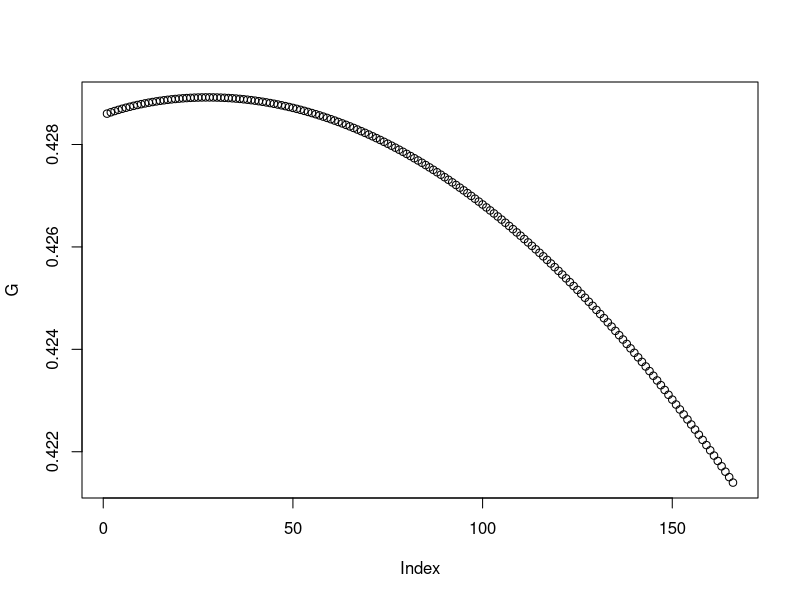

This figure's R source:
#Solve for optimal lobby effort under DGH97-style model with obj fcn W + e

#reserve space for loop output
tau = seq(0.001,.166,0.001) #this will be counter variable in loop
PSx = matrix(NA,length(tau),1)
CSx = matrix(NA,length(tau),1)
TR = matrix(NA,length(tau),1)
PSy = matrix(NA,length(tau),1)
CSy = matrix(NA,length(tau),1)

#calculate producer surplus, consumer surplus, tariff revenue for each possible
#value of the tariff on the grid (just above zero to prohibitive tariff 1/6)
for (j in 1:length(tau)) {
  t = tau[j]

  PSx[j] = ((2 +2*t)^2)/49
  CSx[j] = .5*((3 -4*t)^2)/49
  TR[j] = (t - 6*t^2)/7
  CSy[j] = ((3 +3*t)^2)/98
  PSy[j] = ((4 -3*t)^2)/98
}

#Calculations for when lobby has all the bargaining power

#calculate government welfare when tau = 0 (baseline)
b = ((2 +2*0)^2)/49 + .5*((3 -4*0)^2)/49 + (0 - 6*0^2)/7 + ((3 +3*0)^2)/98 + ((4 -3*0)^2)/98
W = PSx + CSx + TR + CSy + PSy  #social welfare
e = ((b - W)/PSx)^5             #gov't indifference condition when WG = W + e
pi = PSx - e                    #net profits

value = max(pi) #the value at which profits are maximized (over non-negative values)
ind = which.max(pi) #the location at which profits are maximized
RC = arrayInd(ind,c(dim(pi),dim(pi))) #row/column version of maximand location


#Calculations for when government has all the bargaining power
bl = ((2 +2*0)^2)/49           #baseline for lobby: profits when tau = 0
e = PSx - bl                   #effort level giving all excess profits over tau=0 to gov't

g = e^.9*PSx                   #little g(e) function to add to social welfare
G = W + e^.9*PSx               #gov't welfare a la DGH97
plot(G)

value = max(G) #the value at which profits are maximized (over non-negative values)
ind = which.max(G) #the location at which profits are maximized
RC = arrayInd(ind,c(dim(G),dim(G))) #row/column version of maximand location